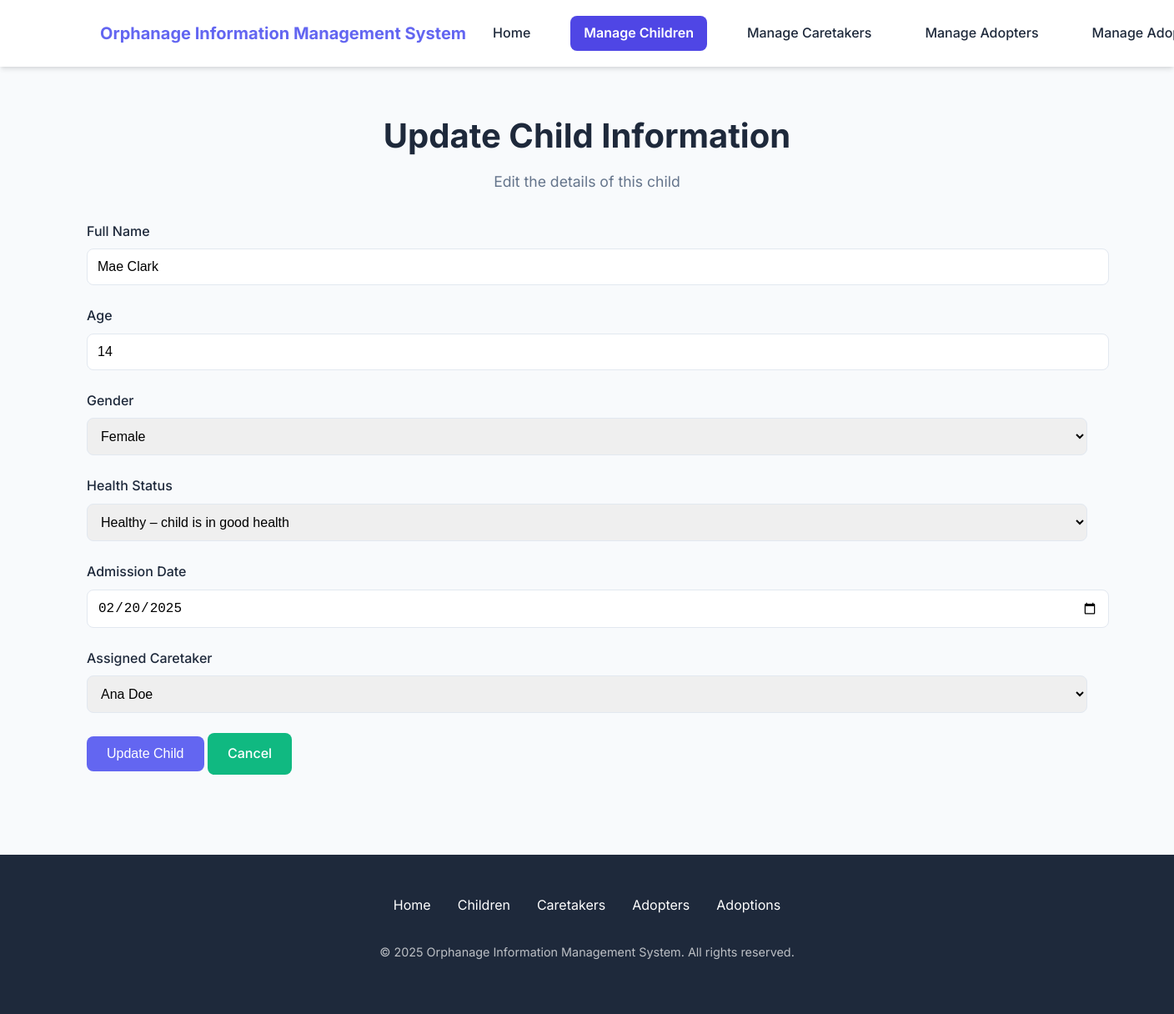
Page /update_child/1 (signed in) on the committed database.
### tables this page shows
CREATE TABLE children (Ch_id INTEGER PRIMARY KEY AUTOINCREMENT, name TEXT (100), age INTEGER, gender TEXT (50), health_status TEXT (50), admission_date TEXT (100), caretaker_id INTEGER REFERENCES caretakers (Ct_id) ON DELETE RESTRICT ON UPDATE RESTRICT);

CREATE TABLE caretakers (Ct_id INTEGER PRIMARY KEY AUTOINCREMENT, name TEXT (100), age INTEGER, gender TEXT (50));

### app.py (the view, shortened to what this page needs)
@app.route('/update_child/<int:id>', methods=['GET', 'POST'])
@login_required
def update_child(id):
    conn = get_db_connection()
    child = conn.execute('SELECT * FROM children WHERE Ch_id = ?', (id,)).fetchone()
    caretakers = conn.execute('SELECT * FROM caretakers').fetchall()
    if not child:
        conn.close()
        flash('Child not found.', 'danger')
        return redirect(url_for('children'))
    conn.close()
    return render_template('update_child.html', child=child, caretakers=caretakers)

### app.py (called while the page is built)
def get_db_connection():
    conn = sqlite3.connect(DB_PATH)
    conn.row_factory = sqlite3.Row
    return conn

def login_required(f):
    @wraps(f)
    def decorated_function(*args, **kwargs):
        if 'logged_in' not in session:
            flash('Please log in to access this page.', 'warning')
            return redirect(url_for('intro'))
        return f(*args, **kwargs)
    return decorated_function

### templates/update_child.html (shortened to what this page needs)
<!DOCTYPE html>
<html lang="en">
<head>
  <link rel="stylesheet" href="{{ url_for('static', filename='style.css') }}">
</head>
<body>
  <nav>
    <div class="nav-container">
      <a href="/home" class="logo">Orphanage Information Management System</a>
      <div class="nav-links">
        <a href="/home">Home</a>
        <a href="/children" class="active">Manage Children</a>
        <a href="/caretakers">Manage Caretakers</a>
        <a href="/adopters">Manage Adopters</a>
        <a href="/adoption" class=>Manage Adoptions</a>
      </div>
    </div>
  </nav>
  <div class="container">
    <h1 class="text-center">Update Child Information</h1>
    <p class="subtitle text-center">Edit the details of this child</p>
    <div class="form-box">
      <form action="/update_child/{{ child.Ch_id }}" method="POST">
        <div class="form-group">
          <label for="name">Full Name</label>
          <input type="text" id="name" name="name" value="{{ child.name }}" required>
        </div>
        <div class="form-group">
          <label for="age">Age</label>
          <input type="number" id="age" name="age" value="{{ child.age }}" required>
        </div>
        <div class="form-group">
          <label for="gender">Gender</label>
          <select id="gender" name="gender" required>
            <option value="Female" {% if child.gender == 'Female' %}selected{% endif %}>Female</option>
          </select>
        </div>
        <div class="form-group">
          <label for="health_status">Health Status</label>
          <select id="health_status" name="health_status" required>
            <option value="Healthy" {% if child.health_status == 'Healthy' %}selected{% endif %}>Healthy – child is in good health</option>
          </select>
        </div>
        <div class="form-group">
          <label for="admission_date">Admission Date</label>
          <input type="date" id="admission_date" name="admission_date" value="{{ child.admission_date }}" required>
        </div>
        <div class="form-group">
          <label for="caretaker">Assigned Caretaker</label>
          <select id="caretaker" name="caretaker_id">
            {% for caretaker in caretakers %}
              <option value="{{ caretaker.Ct_id }}" {% if caretaker.Ct_id == child.caretaker_id %}selected{% endif %}>
                {{ caretaker.name }}
              </option>
            {% endfor %}
          </select>
        </div>
        <div class="form-actions">
          <button type="submit" class="btn btn-primary">Update Child</button>
          <a href="/children" class="btn btn-secondary">Cancel</a>
        </div>
      </form>
    </div>
  </div>
  <footer>
    <div class="footer-content">
      <div class="footer-links">
        <a href="/home">Home</a>
        <a href="/children">Children</a>
        <a href="/caretakers">Caretakers</a>
        <a href="/adopters">Adopters</a>
        <a href="/adoption">Adoptions</a>
      </div>
      <p class="copyright">
        &copy; 2025 Orphanage Information Management System. All rights reserved.
      </p>
    </div>
  </footer>
</body>
</html>

### static/style.css (style rules this page uses)
:root { --primary: #6366f1; --primary-dark: #4f46e5; --secondary: #10b981; --secondary-dark: #059669; --danger: #ef4444; --danger-dark: #dc2626; --warning: #f59e0b; --warning-dark: #d97706; --text: #1e293b; --text-light: #64748b; --bg-light: #f8fafc; --bg-white: #ffffff; --shadow: 0 4px 6px -1px rgba(0, 0, 0, 0.1), 0 2px 4px -1px rgba(0, 0, 0, 0.06); --shadow-lg: 0 10px 15px -3px rgba(0, 0, 0, 0.1), 0 4px 6px -2px rgba(0, 0, 0, 0.05); --radius: 8px; --transition: all 0.3s ease; }
body { font-family: 'Inter', 'Segoe UI', system-ui, -apple-system, sans-serif; background-color: var(--bg-light); color: var(--text); margin: 0; padding: 0; line-height: 1.6; }
.container { max-width: 1200px; margin: 0 auto; padding: 2rem 1rem; }
h1, h2, h3 { font-weight: 700; line-height: 1.2; margin-bottom: 1rem; color: var(--text); }
h1 { font-size: 2.5rem; }
.subtitle { color: var(--text-light); margin-bottom: 2rem; font-size: 1.1rem; }
nav { background-color: var(--bg-white); box-shadow: var(--shadow); padding: 1rem 2rem; position: sticky; top: 0; z-index: 100; }
.nav-container { display: flex; justify-content: space-between; align-items: center; max-width: 1200px; margin: 0 auto; white-space: nowrap; }
.logo { font-size: 1.25rem; font-weight: 700; color: var(--primary); text-decoration: none; white-space: nowrap; }
.nav-links { display: flex; align-items: center; gap: 2rem; }
nav a { color: var(--text); text-decoration: none; font-weight: 500; padding: 0.5rem 1rem; border-radius: var(--radius); transition: var(--transition); }
nav a.active { background-color: var(--primary-dark); color: white; font-weight: 600; }
.btn { display: inline-block; background: var(--primary); color: white; padding: 0.75rem 1.5rem; border-radius: var(--radius); text-decoration: none; font-weight: 500; border: none; cursor: pointer; transition: var(--transition); font-size: 1rem; }
.btn-secondary { background: var(--secondary); }
.form-group { margin-bottom: 1.5rem; }
label { display: block; font-weight: 500; margin-bottom: 0.5rem; color: var(--text); }
input[type="text"], input[type="number"], input[type="date"], input[type="email"], input[type="tel"], select, textarea { width: 100%; padding: 0.75rem; border-radius: var(--radius); border: 1px solid #e2e8f0; font-size: 1rem; transition: var(--transition); }
footer { background: var(--text); color: white; padding: 3rem 1rem; text-align: center; margin-top: 4rem; }
.footer-content { max-width: 1200px; margin: 0 auto; }
.footer-links { display: flex; justify-content: center; gap: 2rem; margin-bottom: 2rem; }
.footer-links a { color: white; text-decoration: none; transition: var(--transition); }
.copyright { opacity: 0.7; font-size: 0.9rem; }
.text-center { text-align: center; }

### rows in the picture
children: name "Mae Clark", age "14", gender "Female", health_status "Healthy – child is in good health", admission_date "02/20/2025", caretaker_id "Ana Doe"
